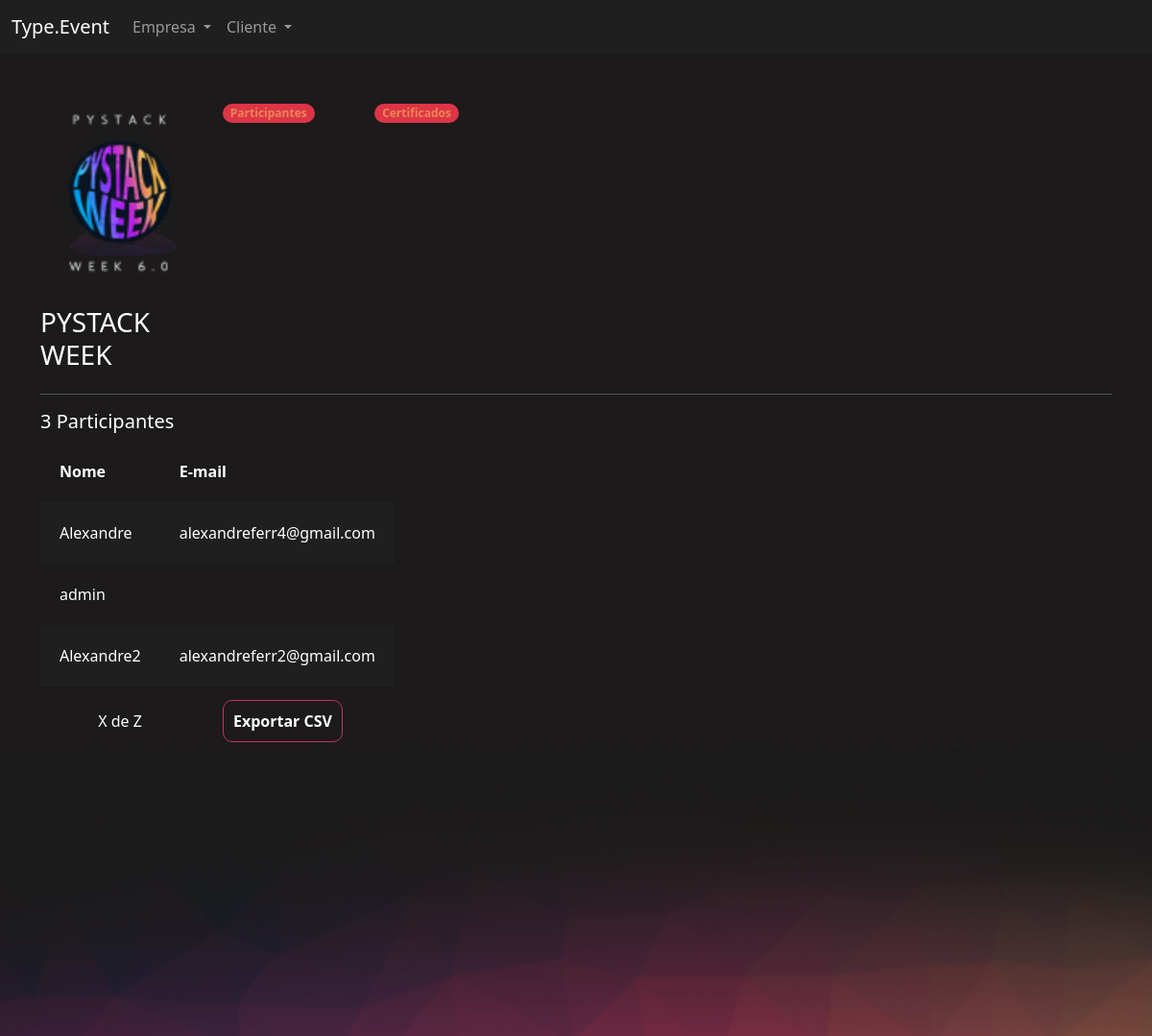
The page /eventos/participantes_evento/1/ (signed in) on the database its author committed.
### eventos/models.py (models this page shows, shortened)
class Evento(models.Model):
    criador = models.ForeignKey(User, on_delete=models.DO_NOTHING,null=True, blank=True)
    nome = models.CharField(max_length=200)
    descricao = models.TextField()
    data_inicio = models.DateField()
    data_termino = models.DateField()
    carga_horaria = models.IntegerField()
    logo = models.ImageField(upload_to='logos')
    participantes = models.ManyToManyField(User, related_name="evento_participante", null=True, blank=True)
    cor_principal = models.CharField(max_length=7)
    cor_secundaria = models.CharField(max_length=7)
    cor_fundo  = models.CharField(max_length=7)

### eventos/views.py (the view)
# urls.py: path('participantes_evento/<int:id>/', views.participantes_evento, name="participantes_evento"),
def participantes_evento(request, id):
    evento = get_object_or_404(Evento, id=id)
    if not evento.criador == request.user:
        raise Http404('Esse evento não é seu')
    if request.method == "GET":
        participantes = evento.participantes.all()
        return render(request, 'participantes_evento.html', {'evento': evento, 'participantes': participantes})

### eventos/templates/participantes_evento.html (shortened to what this page needs)
{% extends "bases/base_evento.html" %}
{% load static %}
{% block 'importacoes' %}
    <link href="{% static 'evento/css/gerenciar_evento.css' %}" rel="stylesheet">
{% endblock %}
{% block 'conteudo' %}
    <div class="container">
        <br>
        <br>
        <div class="row">
            <div class="col-md-2">
                <img width="100%" src="/media/{{evento.logo}}">
                <br>
                <br>
                <h3>{{evento.nome}}</h3>
            </div>
            <div class="col-md">
                <div class="row">
                    <div class="col-md-2">
                        <span class="badge rounded-pill text-bg-danger"><a class="link" href="{% url 'participantes_evento' evento.id %}">Participantes</a></span>
                    </div>
                    <div class="col-md-2">
                        <span class="badge rounded-pill text-bg-danger"><a class="link" href="">Certificados</a></span>
                    </div>
                </div>
            </div>
        </div>
        <hr>
        <div class="row">
            <h5>{{evento.participantes.all.count}} Participantes</h5>
            <div class="col-md-4">
                <table>
                    <tr>
                        <th>Nome</th>
                        <th>E-mail</th>
                    </tr>
                    {% for participante in participantes %}
                        <tr class="{% cycle 'linha' 'linha2' %}">
                            <td>{{participante.username}}</td>
                            <td>{{participante.email}}</td>
                        </tr>
                    {% endfor %}
                </table>
                <br>
                <div class="row">
                    <div class="col-md text-center">
                        <p>X de Z</p>
                    </div>
                    <div class="col-md ">
                        <a href="{% url 'gerar_csv' evento.id %}" class="btn-principal" style="text-decoration: none;">Exportar CSV</a>
                    </div>
                </div>
            </div>
        </div>
    </div>
{% endblock %}

### templates/static/geral/css/base.css (style rules this page uses)
body { color: white !important; }
:root { --main-color: #201F1F; --dark-color: #1C1A1A; --contrast-color: #BE375F; --differential-color: #ED8554; }

### templates/static/evento/css/gerenciar_evento.css (style rules this page uses)
table { width: 100%; padding: 20px; }
.linha { height: 40px; background-color: var(--main-color); padding: 20px; }
td, th { padding: 20px; }

### templates/static/evento/css/evento.css (style rules this page uses)
body { background-color: #1C1A1A; }

### templates/static/usuarios/css/usuarios.css (style rules this page uses)
.link { color: var(--differential-color); text-decoration: none; }
.btn-principal { background-color: transparent; border: 1px solid var(--contrast-color); color: white; padding: 10px; border-radius: 10px; font-weight: bold; }

### rows shown on the page
Evento: logo (picture), nome "PYSTACK WEEK", participantes.all.count "3"

### other values the page prints
{{ participante.username }} "Alexandre"
{{ participante.email }} "alexandreferr4@gmail.com"
{{ participante.username }} "admin"
{{ participante.username }} "Alexandre2"
{{ participante.email }} "alexandreferr2@gmail.com"
